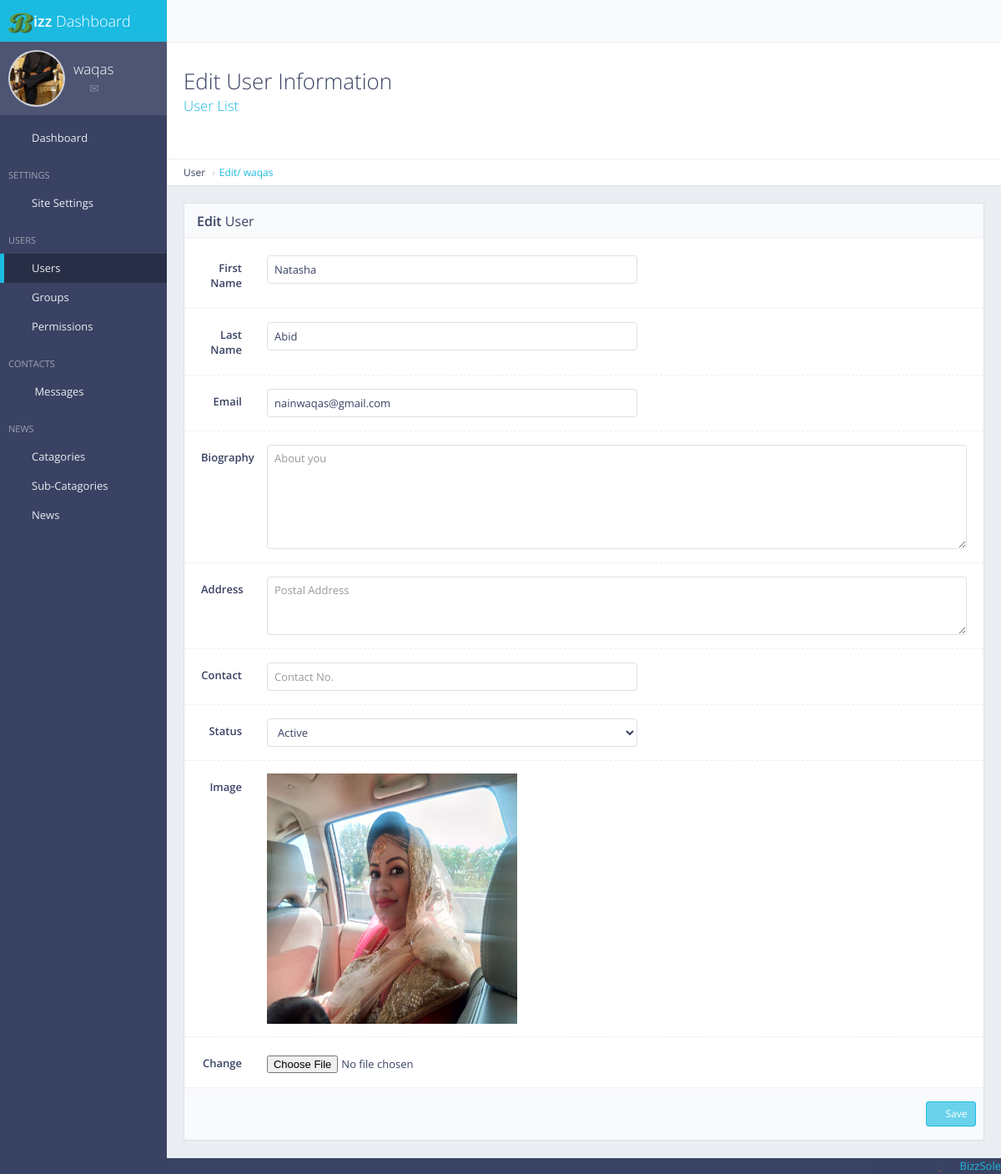
/panel/users/edit/4 (signed in), run on an earlier commit of the app's database.
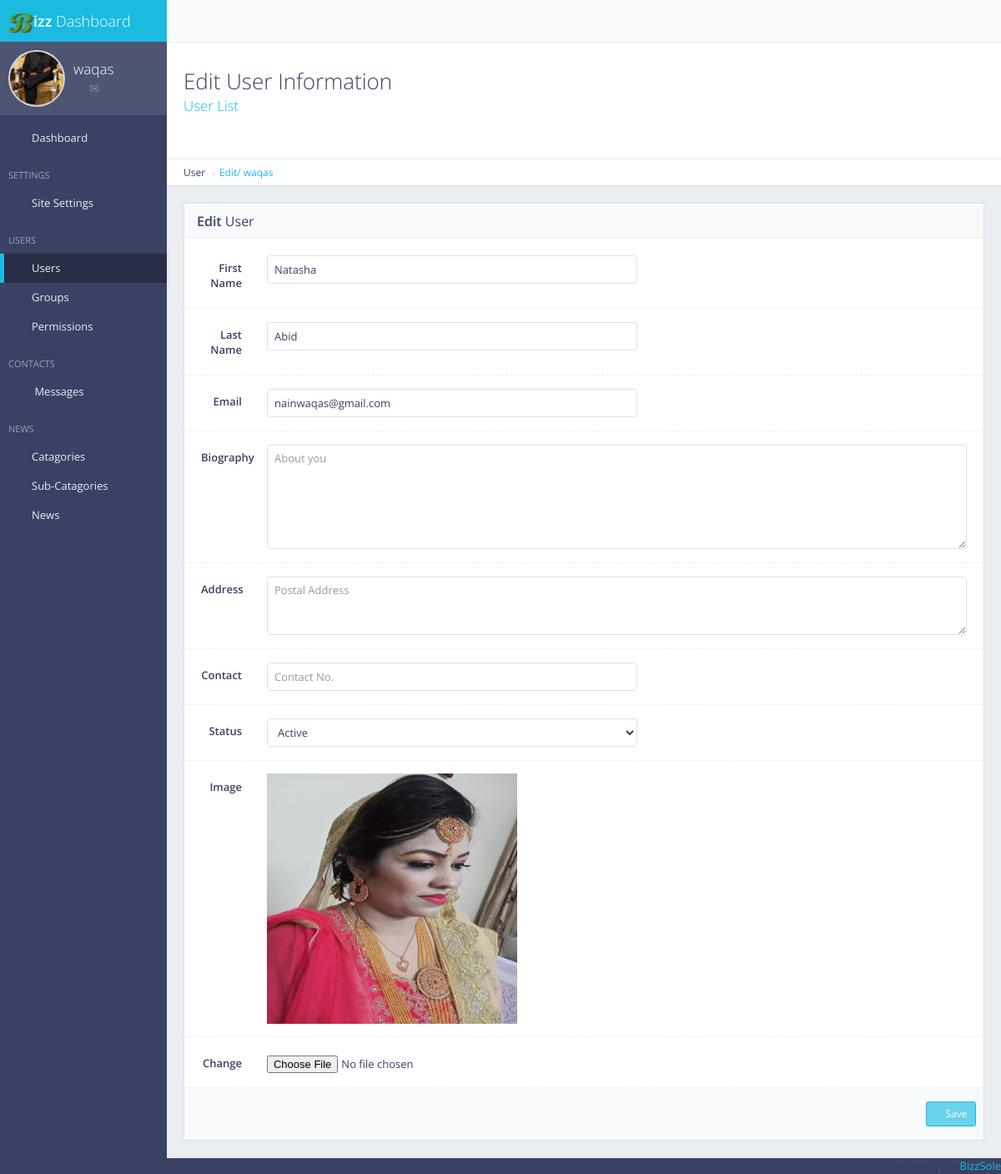
And on a later commit of the database.
### usermanager/models.py (models this page shows, shortened)
class Usermanager(models.Model):
    class Userstatus(models.TextChoices):
        Active = 'Active'
        Inactive = 'Inactive'
    username = models.CharField(max_length=50)
    user_firstname = models.CharField(max_length=30)
    user_lastname = models.CharField(max_length=30)
    user_email = models.EmailField()
    user_contact = models.CharField(max_length=50)
    user_biography = models.TextField()
    user_address = models.TextField()
    user_doj = models.DateTimeField(default=datetime.now)
    user_image = models.ImageField(upload_to='pics', default='media/pics/avatar.jpg')
    user_status = models.CharField(max_length=8, choices=Userstatus.choices, default=Userstatus.Active)
    user_posts = models.IntegerField(default=0)

### usermanager/views.py (the view)
# urls.py: path('panel/users/edit/<pk>', views.user_edit, name='user_edit'),
def user_edit(request, pk):
    permission = access_permission(request,'user_edit')
    if permission == -1: return redirect('mylogin')
    if permission == 0: return error(request, 'access_denied', 'Access Denied')
    if request.method == 'POST':
        userfirstname = request.POST.get('user_firstname')
        userlastname = request.POST.get('user_lastname')
        useremail = request.POST.get('user_email')
        usercontact = request.POST.get('user_contact')
        userbiography = request.POST.get('user_biography')
        useraddress = request.POST.get('user_address')
        userstatus = request.POST.get('user_status')
        userimage = request.FILES.get('user_image')
        write_data = Usermanager.objects.get(pk=pk)
        write_data.user_firstname = userfirstname
        write_data.user_lastname = userlastname
        write_data.user_email = useremail
        write_data.user_contact = usercontact
        write_data.user_biography = userbiography
        write_data.user_address = useraddress
        write_data.user_status = userstatus
        try:
            if str(userimage.content_type).startswith('image'):
                if userimage.size < 5000000:
                    write_data.user_image = userimage
                    write_data.save()
                else:
                    return error(request, 'image_5mb')
            else:
                return error(request, 'image_file')
        except:
            write_data.save()
    else:
        usermanager = Usermanager.objects.get(pk=pk)
        return render(request, 'user_edit.html',{
            'usermanager':usermanager,
            'user_name':request.user.username,
            'site_name':site_name,
            'site_icon':site_icon,
            'site_logo':site_logo,
            'activeuser':Usermanager.objects.filter(username=request.user.username)
        })

### bizzsole/bizzfunc.py (called while the page is built)
def access_permission(request, code_name=None, user_only_data=False):
    permission = 0
    if not request.user.is_authenticated:
        permission = -1
        return permission
    for i in request.user.groups.all():
        if i.name == 'Super User' or i.pk == 1 : permission = 1
    if permission == 0:
        perm = request.user.get_all_permissions()
        for i in perm:
            if i == code_name: permission = 1
            if i == code_name + '_user_only': permission = 2
    return permission

### main/templatetags/access_permission.py (called while the page is built)
@register.filter(name='has_group')
def has_group(user, group_name):
    return user.groups.filter(name=group_name).exists()

### templates/user_edit.html (shortened to what the changed rows need)
{% extends 'panelmaster.html' %}
{% load static %}
{% block mainblock %}
<div class="content-header">
    <div class="header-section">
        <h1>
            <i class="fa fa-table"></i>Edit User Information<br><small><p><a href="/panel/users/list">User List</a></p></small>
        </h1>
    </div>
</div>
<div class="row">
    <div class="col-md-12">
        <div class="block">
            <div class="block-title">
                <h2><strong>Edit</strong> User</h2>
            </div>
            <form action="{% url 'user_edit' pk=usermanager.pk %}" method="post" enctype="multipart/form-data" class="form-horizontal form-bordered">
                <div class="form-group">
                    <div class="col-md-6">
                        <input type="text" value="{{usermanager.user_firstname}}" id="user_firstname" name="user_firstname" class="form-control" placeholder="First Name">
                    </div>
                </div>
                <div class="form-group">
                    <div class="col-md-6">
                        <input type="text" value="{{usermanager.user_lastname}}" id="user_lastname" name="user_lastname" class="form-control" placeholder="Last Name">
                    </div>
                </div>
                <div class="form-group">
                    <div class="col-md-6">
                        <input type="text" value="{{usermanager.user_email}}" id="user_email" name="user_email" class="form-control" placeholder="Email Address">
                    </div>
                </div>
                <div class="form-group">
                    <div class="col-md-6">
                        <select id="user_status" name="user_status" class="form-control" size="1">
                            <option value="{{usermanager.user_status}}">{{usermanager.user_status}}</option>
                        </select>
                    </div>
                </div>
                <div class="form-group">
                    <div class="col-md-6">
                        <img src="{{usermanager.user_image.url}}" alt="User Image" height = "300px" width="300px">
                    </div>
                </div>
            </form>
        </div>
    </div>
</div>
</div>
{% endblock %}

What changed in the data, as far as the page shows it:
changed Usermanager "Natasha": user_image: a different picture
